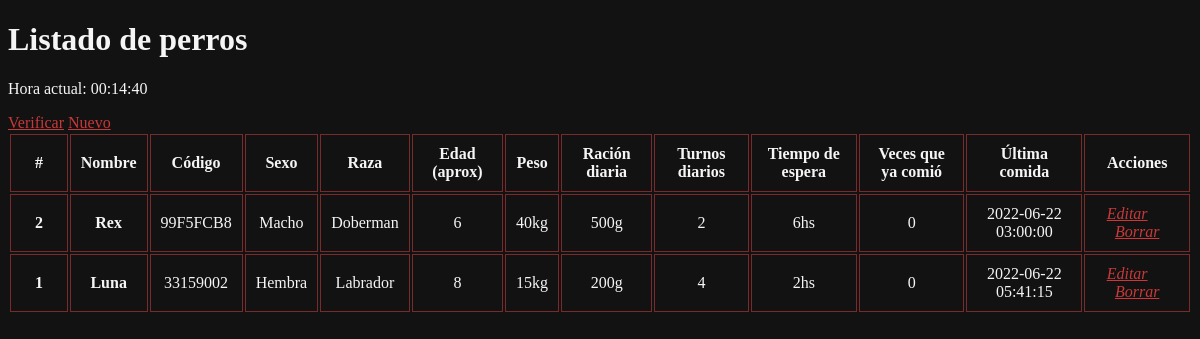
Before: /inicio.php with the older database file.
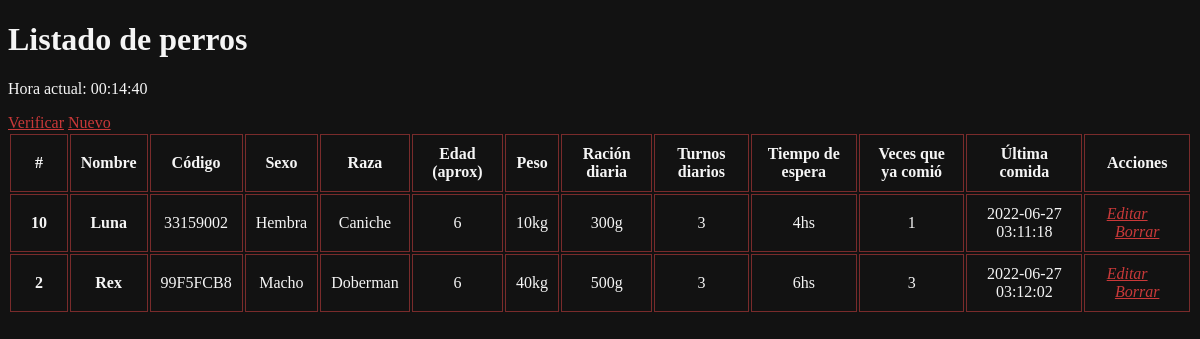
After: the same page with the newer database file.
### tables this page shows
CREATE TABLE `perros` (
  `identificador` int(11) NOT NULL,
  `id` varchar(255) NOT NULL,
  `nombre` varchar(255) NOT NULL,
  `foto` varchar(255) NOT NULL,
  `sexo` enum('Macho','Hembra') NOT NULL,
  `raza` varchar(255) NOT NULL,
  `edad` int(11) NOT NULL,
  `peso` int(11) NOT NULL,
  `racion` int(11) NOT NULL,
  `turnos` int(11) NOT NULL,
  `cooldown` int(11) NOT NULL,
  `veces` varchar(255) NOT NULL,
  `ultima` timestamp NOT NULL DEFAULT current_timestamp()
);

### inicio.php (the view, shortened to what this page needs)
<!DOCTYPE html>
<html lang="es">
<html>
	<head>
    <link rel="stylesheet" href="css/temp.css">
	</head>
	<body>
  <div class="container">
            <div>
                <div class="tabla">
                  <table class="table table-hover table-borderless">
      <div class="container">
  <div class="row">
    <div class="col-auto me-auto">
      <h1 class="titulo"><a style="color: var(--negro);" aria-current="page" href="inicio.php""><i class="fa-solid fa-house-chimney"></i></a> Listado de perros</h1>
    </div>
    <div class="col-auto">
    <?php
    $tiempoActualUnix = time() - 10800;
    $horaActual = gmdate('H:i:s', $tiempoActualUnix);
     echo '<p>Hora actual: '. $horaActual . '</p>';
     ?>
      <a
        class="verificar btn btn-outline-dark btn-sm"
        href="verificacion.php"
        ><i class="fa-solid fa-check"></i> Verificar</a
      >
      <a class="nuevo btn btn-dark btn-sm me-md-2" href="registro.php"
        ><i style="color: white" class="fa-solid fa-plus"></i> Nuevo</a
      >
    </div>
  </div>
</div>
<thead>
                      <tr>
                        <th style="width:5%">#</th>
                        <th>Nombre</th>
                        <th>Código</th>
  					  <th>Sexo</th>
  					  <th>Raza</th>
              <th>Edad (aprox)</th>
                        <th>Peso</th>
                        <th>Ración diaria</th>
                        <th>Turnos diarios</th>
                        <th>Tiempo de espera</th>
                        <th>Veces que ya comió</th>
                        <th>Última comida</th>
  					  <th>Acciones</th>
                      </tr>
                    </thead>
                    <tbody>
                  <?php
                   $pdo = Base::connect();
                   $sql = 'SELECT * FROM perros ORDER BY identificador DESC';
                   foreach ($pdo->query($sql) as $row) {
                            echo '<tr>';
                            echo '<td><b>'. $row['identificador'] . '</b></td>';
                            echo '<td><b>'. $row['nombre'] . '</b></td>';
                            echo '<td>'. $row['id'] . '</td>';
                            echo '<td>'. $row['sexo'] . '</td>';
							echo '<td>'. $row['raza'] . '</td>';
							echo '<td>'. $row['edad'] . '</td>';
							echo '<td>'. $row['peso'] . 'kg</td>';
							echo '<td>'. $row['racion'] . 'g</td>';
							echo '<td>'. $row['turnos'] . '</td>';
							echo '<td>'. $row['cooldown'] . 'hs</td>';
							echo '<td>'. $row['veces'] . '</td>';
							echo '<td>'. $row['ultima'] . '</td>';
							echo '<td><a href="editar.php?id='.$row['id'].'"><i style="font-size:16px;margin-right:20px;" class="fa-solid fa-pen">Editar</i></a>';
  							echo '<a href="db_borrar.php?id='.$row['id'].'"><i style="font-size:16px;" class="fa-solid fa-trash-can">Borrar</i></a>';
							echo '</td>';
                            echo '</tr>';
                   }
                  ?>
                  </tbody>
				</table>
			</div>
		</div>
	</body>
</html>

### css/temp.css (style rules this page uses)
body { background-color: #121212; color: whitesmoke; }
a { color: rgb(201, 57, 57); }
table { text-align: center; }
table th, table td { padding: 10px; border:rgb(121, 43, 43) 1px solid; }

Changed rows visible on the page:
removed perros: identificador "1", nombre "Luna", id "33159002", sexo "Hembra", raza "Labrador", edad "8", peso "15", racion "200", turnos "4", cooldown "2", veces "0", ultima "2022-06-22 05:41:15"
added perros: identificador "10", nombre "Luna", id "33159002", sexo "Hembra", raza "Caniche", edad "6", peso "10", racion "300", turnos "3", cooldown "4", veces "1", ultima "2022-06-27 03:11:18"
changed perros "Rex": turnos "2" → "3"; veces "0" → "3"; ultima "2022-06-22 03:00:00" → "2022-06-27 03:12:02"
